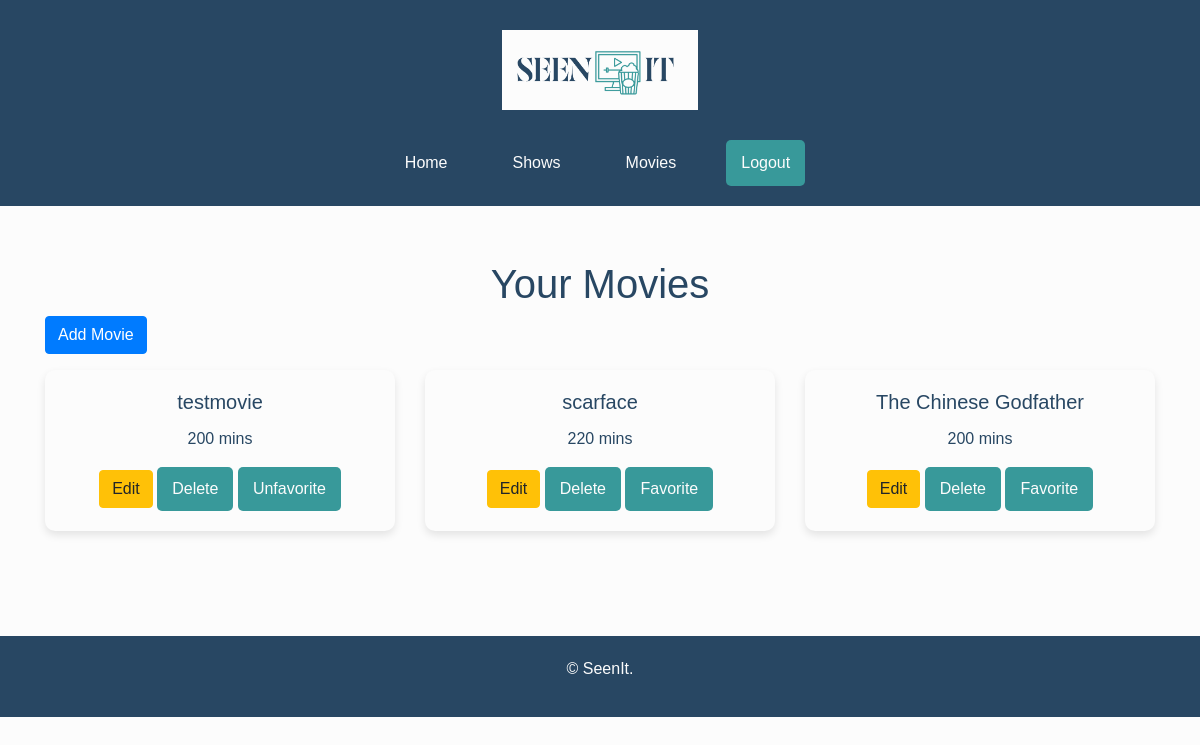
The app's page /movies/ (signed in), older data.
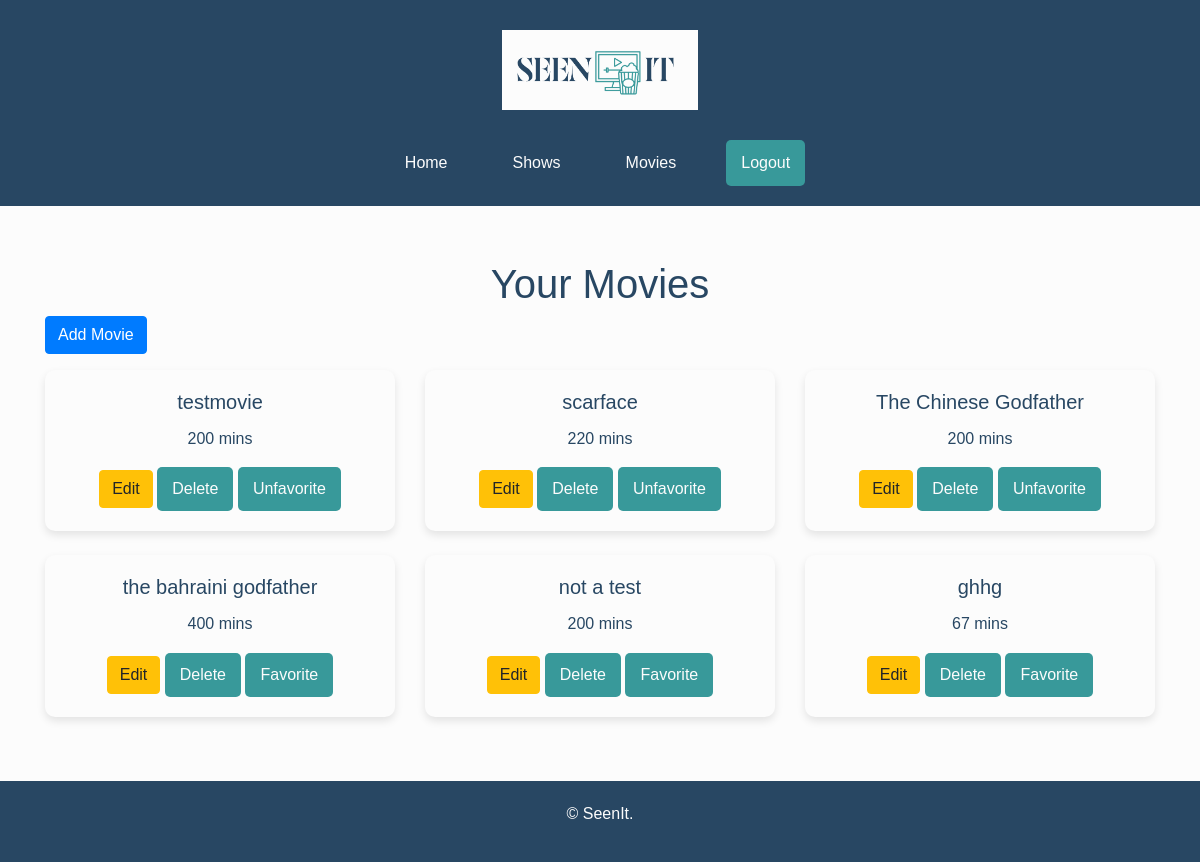
The same page, newer data.
### tracker/models.py (models this page shows, shortened)
class Movie(models.Model):
    title = models.CharField(max_length=255)
    duration = models.IntegerField()  # Duration in minutes
    user = models.ForeignKey(User, on_delete=models.CASCADE)
    watched_date = models.DateField(auto_now_add=True)  # Date when the movie was watched
    is_favorite = models.BooleanField(default=False)

### tracker/views.py (the view)
# urls.py: path('movies/', movie_list, name='movie_list'),
@login_required
def movie_list(request):
    movies = Movie.objects.filter(user=request.user)
    return render(request, 'tracker/movie_list.html', {'movies': movies})

### tracker/templates/tracker/movie_list.html (shortened to what this page needs)
{% extends 'tracker/base.html' %}
{% block content %}
<div class="container mt-4">
    <h1 class="text-center">Your Movies</h1>
    <a href='{% url 'movie_create' %}' class="btn btn-primary mb-3">Add Movie</a>
    <div class="row">
        {% for movie in movies %}
            <div class="col-md-4">
                <div class="card mb-4">
                    <div class="card-body text-center">
                        <h5 class="card-title">{{ movie.title }}</h5>
                        <p class="card-text">{{ movie.duration }} mins</p>
                        <a href='{% url 'movie_update' movie.pk %}' class="btn btn-warning">Edit</a>
                        <form action='{% url 'movie_delete' movie.pk %}' method='post' class="d-inline">
                            <button type='submit' class="btn btn-danger">Delete</button>
                        </form>
                        <form action='{% url 'movie_favorite' movie.pk %}' method='post' class="d-inline">
                            <button type='submit' class="btn btn-outline-warning">
                                {% if movie.is_favorite %}
                                    Unfavorite
                                {% else %}
                                    Favorite
                                {% endif %}
                            </button>
                        </form>
                    </div>
                </div>
            </div>
        {% empty %}
            <div class="col-12">
                <p class="text-center">No movies added yet.</p>
            </div>
        {% endfor %}
    </div>
</div>
{% endblock %}

### tracker/templates/tracker/base.html (shortened to what this page needs)
{% load static %}
<!DOCTYPE html>
<html lang="en">
<head>
    <link rel="stylesheet" href="https://stackpath.bootstrapcdn.com/bootstrap/4.5.2/css/bootstrap.min.css">
    <link rel="stylesheet" href="{% static 'styles.css' %}">
</head>
<body>
    <header>
        <a href="{% url 'home' %}">
            <img src="{% static '/images/seenit.png' %}" alt="SeenIt Logo" class="logo">
        </a>
        <nav>
            <ul>
                <li><a href="{% url 'home' %}">Home</a></li>
                <li>
                    <a href="#">Shows</a>
                </li>
                <li>
                    <a href="#">Movies</a>
                </li>
                {% if user.is_authenticated %}
                    <li>
                        <form action="{% url 'logout' %}" method="post" style="display:inline;">
                            <button type="submit">Logout</button>
                        </form>
                    </li>
                {% else %}
                    <li><a href="{% url 'register' %}">Register</a></li>
                {% endif %}
            </ul>
        </nav>
    </header>
    <main>
        {% block content %}
        {% endblock %}
    </main>
    <footer>
        <p>&copy; SeenIt.</p>
    </footer>
</body>
</html>

### tracker/static/styles.css (style rules this page uses)
body { font-family: 'Arial', sans-serif; margin: 0; padding: 0; background-color: #fcfcfc; color: #284763; line-height: 1.6; }
header { background: #284763; color: #fcfcfc; padding: 30px 0 10px 0; text-align: center; margin-bottom: 10px; }
nav { background-color: #284763; padding: 10px 0; display: flex; justify-content: center; margin-top: 20px; }
nav ul { list-style: none; padding: 0; margin: 0; display: flex; justify-content: center; align-items: center; }
nav ul li { margin: 0 15px; }
nav ul li a { color: #fcfcfc; text-decoration: none; padding: 10px 15px; border-radius: 5px; transition: background-color 0.3s ease; display: block; }
footer { text-align: center; padding: 20px 0; background: #284763; color: #fcfcfc; position: relative; bottom: 0; width: 100%; margin-top: 20px; }
main { padding: 20px; min-height: 400px; }
ul { list-style-type: none; padding: 0; }
.card { border: none; border-radius: 10px; box-shadow: 0 4px 8px rgba(0, 0, 0, 0.1); transition: transform 0.3s ease; background-color: #fcfcfc; color: #284763; }
.card-body { padding: 20px; }

### tracker/templates/tracker/base.html (style rules this page uses)
nav ul { list-style-type: none; padding: 0; }
nav ul li { position: relative; display: inline-block; margin-right: 20px; }
nav ul li a { text-decoration: none; padding: 10px 15px; display: block; color: #fcfcfc; }
.logo { max-height: 80px; display: block; margin: 0 auto; }
button[type="submit"] { background-color: #38999a; color: #fcfcfc; padding: 10px 15px; border: none; border-radius: 5px; cursor: pointer; transition: background-color 0.3s ease; }
header { padding: 30px 0 10px 0; text-align: center; }
nav { margin-top: 20px; }

Row changes from the older to the newer data that the page shows:
changed Movie "scarface": is_favorite "Favorite" → "Unfavorite"
changed Movie "The Chinese Godfather": is_favorite "Favorite" → "Unfavorite"
added Movie: title "the bahraini godfather", duration "400", is_favorite "Favorite"
added Movie: title "not a test", duration "200", is_favorite "Favorite"
added Movie: title "ghhg", duration "67", is_favorite "Favorite"
